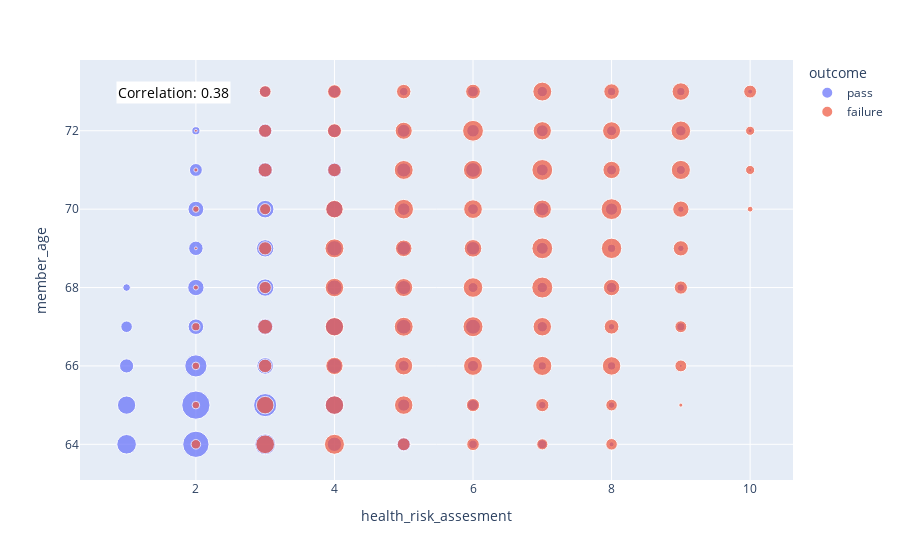

The code cell stored with this chart in its notebook:
### Code cell
# lets check member age too 
data_outcome_compare["member_age"].isna().value_counts()
# no missing values
data_outcome_compare_count = data_outcome_compare.groupby(["member_age", "health_risk_assesment", "outcome"]).member_id.count().reset_index()
fig = px.scatter(x="health_risk_assesment", y="member_age", size="member_id",  data_frame=data_outcome_compare_count, color="outcome")
age_risk_corr = data_outcome_compare[["health_risk_assesment", "member_age"]].corr().iloc[0,1]
fig.add_annotation(
    xref="paper", yref="paper", x=0.05, y=0.95,
    text=f"Correlation: {age_risk_corr:.2f}",
    showarrow=False,
    font=dict(size=14, color="black"),
    bgcolor="white"
)
fig.show()
# doesnt appear to be a strong relationship between age and outcome, but we can see that the health risk assessment at the extremes relates to age

### Figure 1 — Plotly figure (JSON) as saved in the notebook; plotly's stock layout.template omitted (floating-point values rounded to 4 significant figures)
{"data": [{"hovertemplate": "outcome=pass<br>health_risk_assesment=%{x}<br>member_age=%{y}<br>member_id=%{marker.size}<extra></extra>", "legendgroup": "pass", "marker": {"color": "#636efa", "size": [46, 83, 52, 25, 23, 9, 10, 3, 40, 96, 64, 43, 18, 15, 7, 5, 24, 59, 33, 28, 14, 15, 8, 8, 1, 16, 29, 32, 39, 26, 27, 13, 5, 8, 7, 32, 36, 28, 24, 12, 13, 13, 7, 25, 36, 29, 23, 22, 17, 8, 5, 30, 37, 35, 19, 14, 21, 18, 5, 20, 28, 26, 24, 26, 17, 12, 10, 1, 8, 24, 22, 20, 19, 17, 12, 13, 2, 3, 16, 19, 9, 14, 13, 8, 8, 3], "sizemode": "area", "sizeref": 0.24, "symbol": "circle"}, "mode": "markers", "name": "pass", "orientation": "v", "showlegend": true, "type": "scatter", "x": [1, 2, 3, 4, 5, 6, 7, 8, 1, 2, 3, 4, 5, 6, 7, 8, 1, 2, 3, 4, 5, 6, 7, 8, 9, 1, 2, 3, 4, 5, 6, 7, 8, 9, 1, 2, 3, 4, 5, 6, 7, 8, 9, 2, 3, 4, 5, 6, 7, 8, 9, 2, 3, 4, 5, 6, 7, 8, 9, 2, 3, 4, 5, 6, 7, 8, 9, 10, 2, 3, 4, 5, 6, 7, 8, 9, 10, 2, 3, 4, 5, 6, 7, 8, 9, 10], "xaxis": "x", "y": [64, 64, 64, 64, 64, 64, 64, 64, 65, 65, 65, 65, 65, 65, 65, 65, 66, 66, 66, 66, 66, 66, 66, 66, 66, 67, 67, 67, 67, 67, 67, 67, 67, 67, 68, 68, 68, 68, 68, 68, 68, 68, 68, 69, 69, 69, 69, 69, 69, 69, 69, 70, 70, 70, 70, 70, 70, 70, 70, 71, 71, 71, 71, 71, 71, 71, 71, 71, 72, 72, 72, 72, 72, 72, 72, 72, 72, 73, 73, 73, 73, 73, 73, 73, 73, 73], "yaxis": "y"}, {"hovertemplate": "outcome=failure<br>health_risk_assesment=%{x}<br>member_age=%{y}<br>member_id=%{marker.size}<extra></extra>", "legendgroup": "failure", "marker": {"color": "#EF553B", "size": [11, 42, 48, 20, 19, 15, 16, 7, 37, 41, 41, 21, 21, 16, 2, 7, 22, 36, 39, 43, 44, 41, 17, 8, 27, 41, 43, 48, 41, 26, 17, 3, 18, 41, 39, 46, 53, 32, 21, 1, 21, 43, 33, 37, 52, 50, 28, 5, 15, 37, 46, 42, 40, 52, 32, 4, 2, 24, 22, 43, 44, 52, 36, 44, 10, 1, 21, 24, 35, 52, 40, 39, 46, 10, 17, 23, 25, 26, 43, 29, 37, 20], "sizemode": "area", "sizeref": 0.24, "symbol": "circle"}, "mode": "markers", "name": "failure", "orientation": "v", "showlegend": true, "type": "scatter", "x": [2, 3, 4, 5, 6, 7, 8, 2, 3, 4, 5, 6, 7, 8, 9, 2, 3, 4, 5, 6, 7, 8, 9, 2, 3, 4, 5, 6, 7, 8, 9, 2, 3, 4, 5, 6, 7, 8, 9, 2, 3, 4, 5, 6, 7, 8, 9, 2, 3, 4, 5, 6, 7, 8, 9, 10, 2, 3, 4, 5, 6, 7, 8, 9, 10, 2, 3, 4, 5, 6, 7, 8, 9, 10, 3, 4, 5, 6, 7, 8, 9, 10], "xaxis": "x", "y": [64, 64, 64, 64, 64, 64, 64, 65, 65, 65, 65, 65, 65, 65, 65, 66, 66, 66, 66, 66, 66, 66, 66, 67, 67, 67, 67, 67, 67, 67, 67, 68, 68, 68, 68, 68, 68, 68, 68, 69, 69, 69, 69, 69, 69, 69, 69, 70, 70, 70, 70, 70, 70, 70, 70, 70, 71, 71, 71, 71, 71, 71, 71, 71, 71, 72, 72, 72, 72, 72, 72, 72, 72, 72, 73, 73, 73, 73, 73, 73, 73, 73], "yaxis": "y"}], "layout": {"annotations": [{"bgcolor": "white", "font": {"color": "black", "size": 14}, "showarrow": false, "text": "Correlation: 0.38", "x": 0.05, "xref": "paper", "y": 0.95, "yref": "paper"}], "legend": {"itemsizing": "constant", "title": {"text": "outcome"}, "tracegroupgap": 0}, "margin": {"t": 60}, "xaxis": {"anchor": "y", "domain": [0, 1], "title": {"text": "health_risk_assesment"}}, "yaxis": {"anchor": "x", "domain": [0, 1], "title": {"text": "member_age"}}}}
